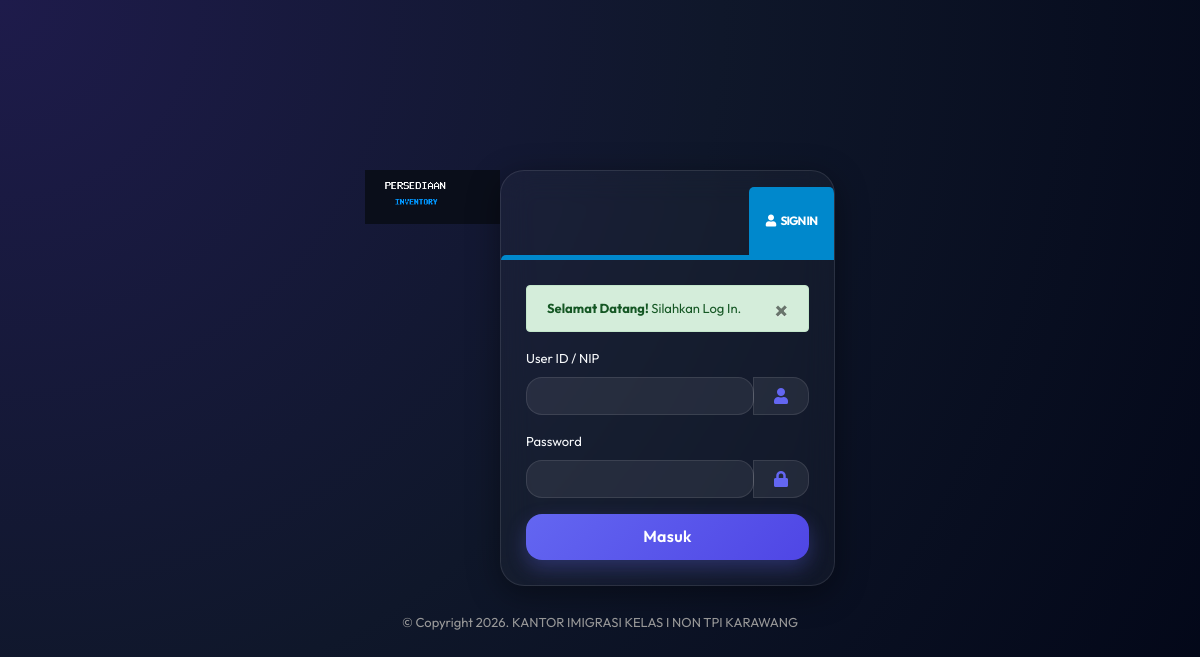
The page /index2.php on the database as committed earlier.
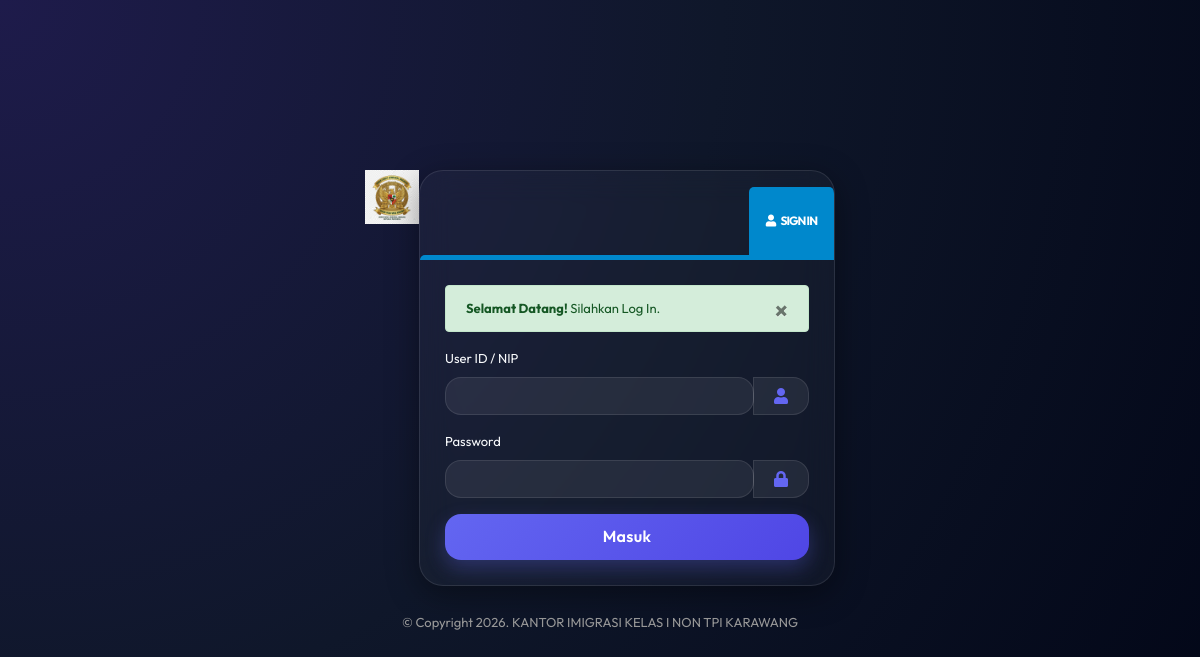
The same page on the database as committed later.
### tables this page shows
CREATE TABLE setting (
  setting_id   VARCHAR(20) PRIMARY KEY,
  title_head   VARCHAR(100) NOT NULL,
  nama_kantor  VARCHAR(150) NOT NULL,
  alamat_kantor VARCHAR(200) NOT NULL,
  telp_kantor  VARCHAR(20) NOT NULL,
  email_kantor VARCHAR(50) NOT NULL,
  logo_header  VARCHAR(50) NOT NULL,
  created_at   DATETIME DEFAULT CURRENT_TIMESTAMP,
  updated_at   DATETIME DEFAULT CURRENT_TIMESTAMP
, favicon TEXT DEFAULT 'favicon.png');

### global/koneksi.php (called while the page is built, shortened)
<?php
function db_execute(PDO $pdo, string $sql, array $params = []): PDOStatement {
    $stmt = $pdo->prepare($sql);
    $stmt->execute($params);
    return $stmt;
}
function db_fetch(PDO $pdo, string $sql, array $params = []): ?array {
    $stmt = db_execute($pdo, $sql, $params);
    $row  = $stmt->fetch();
    return $row ?: null;
}
function db_fetch_column(PDO $pdo, string $sql, array $params = [], int $col = 0) {
    $stmt = db_execute($pdo, $sql, $params);
    return $stmt->fetchColumn($col);
}
?>

### index2.php (the view, shortened to what this page needs)
<?php
include("global/koneksi.php");
$set = db_fetch($bp, "SELECT * FROM setting ORDER BY setting_id ASC LIMIT 1");
?>
<!doctype html>
<html class="fixed">
	<head>
		<link rel="stylesheet" href="vendor/bootstrap/css/bootstrap.css" />
		<link rel="stylesheet" href="vendor/animate/animate.css">
		<link rel="stylesheet" href="vendor/font-awesome/css/all.min.css" />
		<link rel="stylesheet" href="vendor/magnific-popup/magnific-popup.css" />
		<link rel="stylesheet" href="vendor/bootstrap-datepicker/css/bootstrap-datepicker3.css" />
		<link rel="stylesheet" href="vendor/pnotify/pnotify.custom.css" />
		<link rel="stylesheet" href="vendor/select2/css/select2.css" />
		<link rel="stylesheet" href="vendor/select2-bootstrap-theme/select2-bootstrap.min.css" />
		<link rel="stylesheet" href="css/theme.css" />
		<link rel="stylesheet" href="css/skins/default.css" />
		<link rel="stylesheet" href="css/custom.css">
	</head>
	<body>
		<section class="body-sign">
			<div class="center-sign">
				<a href="/" class="logo float-left">
					<img src="img/<?= htmlspecialchars($set['logo_header']) ?>" height="54" alt="Logo" />
				</a>
				<div class="panel card-sign shadow-lg">
					<div class="card-title-sign mt-3 text-right">
						<h2 class="title text-uppercase font-weight-bold m-0"><i class="fas fa-user mr-1"></i> Sign In</h2>
					</div>
					<div class="card-body">
						<form action="proses/login.php" method="post">
<?php
$user_exists = db_fetch_column($bp, "SELECT COUNT(*) FROM petugas");
if ($user_exists > 0):
?>
							<div class="alert alert-success">
								<button type="button" class="close" data-dismiss="alert" aria-hidden="true">×</button>
<?php
    $add = $_REQUEST["add"] ?? '';
    $pesan = $_REQUEST["pesan"] ?? '';
    if ($add == "ok") {
        echo "<strong>Selamat Datang!</strong> Akun Admin Telah Berhasil Dibuat <a href='' class='alert-link'>Silahkan Login</a>.";
    } elseif ($add == "fail") {
        echo "<strong>Maaf!</strong> Akun Admin Gagal Dibuat.";
    } elseif ($pesan == "gagal") {
        echo "<strong>Maaf! Login Gagal</strong> <br>Silahkan periksa User ID dan Password Anda.";
    } elseif ($pesan == "logout") {
        echo "<strong>Logout Berhasil</strong> <br>Silahkan masuk kembali untuk melanjutkan.";
    } else {
        echo "<strong>Selamat Datang!</strong> Silahkan Log In.";
    }
?>
							</div>
							<div class="form-group mb-lg">
								<label>User ID / NIP</label>
								<div class="input-group input-group-icon">
									<input name="user_id" type="text" class="form-control input-lg" required />
									<span class="input-group-append">
										<span class="input-group-text">
											<i class="fa fa-user"></i>
										</span>
									</span>
								</div>
							</div>
							<div class="form-group mb-lg">
								<div class="clearfix">
									<label class="float-left">Password</label>
								</div>
								<div class="input-group input-group-icon">
									<input name="pwd" type="password" class="form-control input-lg" required />
									<span class="input-group-append">
										<span class="input-group-text">
											<i class="fa fa-lock"></i>
										</span>
									</span>
								</div>
							</div>
<?php
    $submit_text = "Masuk";
endif;
?>
							<div class="row">
								<div class="col-sm-12 text-right">
									<button type="submit" class="btn btn-primary btn-block btn-lg"><?= $submit_text ?></button>
								</div>
							</div>
						</form>
					</div>
				</div>
				<p class="text-center text-muted mt-3 mb-3">&copy; Copyright <?= date('Y') ?>. <?= htmlspecialchars($set['nama_kantor']) ?></p>
			</div>
		</section>
	</body>
</html>

### css/skins/default.css (style rules this page uses)
a { color: #0088cc; }
.body-sign .card-sign .card-title-sign .title { background-color: #0088cc; }
.body-sign .card-sign .card-body { border-top-color: #0088cc; }
html .btn-primary { background-color: #0088cc; border-color: #0088cc #0088cc #006699; color: #ffffff; }

### css/custom.css (style rules this page uses)
:root { --primary: #6366f1; --primary-glow: rgba(99, 102, 241, 0.5); --secondary: #64748b; --success: #10b981; --warning: #f59e0b; --danger: #ef4444; --info: #0ea5e9; --glass-soft: rgba(255, 255, 255, 0.03); --glass-medium: rgba(255, 255, 255, 0.07); --glass-heavy: rgba(255, 255, 255, 0.12); --glass-border: rgba(255, 255, 255, 0.1); --glass-border-bright: rgba(255, 255, 255, 0.2); --glass-blur: 16px; --bg-deep: #020617; --bg-surface: #0f172a; --text-white: #f8fafc; --text-muted: #94adcf; --radius-sm: 8px; --radius-md: 16px; --radius-lg: 24px; --spacing-xs: 8px; --spacing-sm: 16px; --spacing-md: 24px; --spacing-lg: 40px; --shadow-glass: 0 8px 32px 0 rgba(0, 0, 0, 0.4); --shadow-glow: 0 0 25px rgba(99, 102, 241, 0.3); --transition-smooth: all 0.5s cubic-bezier(0.16, 1, 0.3, 1); }
html { scroll-behavior: smooth; }
* { box-sizing: border-box; }
body { font-family: 'Outfit', 'Inter', sans-serif !important; background: radial-gradient(circle at 0% 0%, #1e1b4b 0%, #0f172a 50%, #020617 100%) !important; background-attachment: fixed !important; color: var(--text-white) !important; margin: 0; line-height: 1.6; overflow-x: hidden; }
.body-sign { background: transparent !important; }
body::before { content: ""; position: fixed; top: 50%; left: 50%; width: 600px; height: 600px; transform: translate(-50%, -50%); background-image: url('../img/branding/logo_imigrasi.png'); background-repeat: no-repeat; background-position: center; background-size: contain; opacity: 0.12; z-index: -1; pointer-events: none; filter: grayscale(1) brightness(1.5); }
.card, .card-sign { background: var(--glass-soft) !important; backdrop-filter: blur(var(--glass-blur)) !important; -webkit-backdrop-filter: blur(var(--glass-blur)) !important; border: 1px solid var(--glass-border) !important; border-radius: var(--radius-lg) !important; box-shadow: var(--shadow-glass) !important; transition: var(--transition-smooth); overflow: hidden; margin-bottom: var(--spacing-md); }
.card-body { padding: 25px !important; background: transparent !important; }
.form-control { background: var(--glass-medium) !important; border: 1px solid var(--glass-border) !important; border-radius: var(--radius-md) !important; color: #fff !important; padding: 12px 20px !important; transition: var(--transition-smooth) !important; font-size: 0.95rem; }
.input-group-text { background: var(--glass-medium) !important; border: 1px solid var(--glass-border) !important; color: var(--primary) !important; border-radius: 0 var(--radius-md) var(--radius-md) 0 !important; padding: 0 20px !important; }
.btn { border-radius: var(--radius-md) !important; font-weight: 600 !important; padding: 12px 24px !important; transition: var(--transition-smooth) !important; letter-spacing: 0.02em; text-transform: none; font-size: 0.9rem; }
.btn-primary { background: linear-gradient(135deg, var(--primary), #4f46e5) !important; border: none !important; box-shadow: 0 8px 20px rgba(99, 102, 241, 0.3) !important; }

Rows that differ between the two databases and show on the page:
changed setting "KANTOR IMIGRASI KELAS I NON TPI KARAWANG": logo_header: picture added in place of a placeholder
